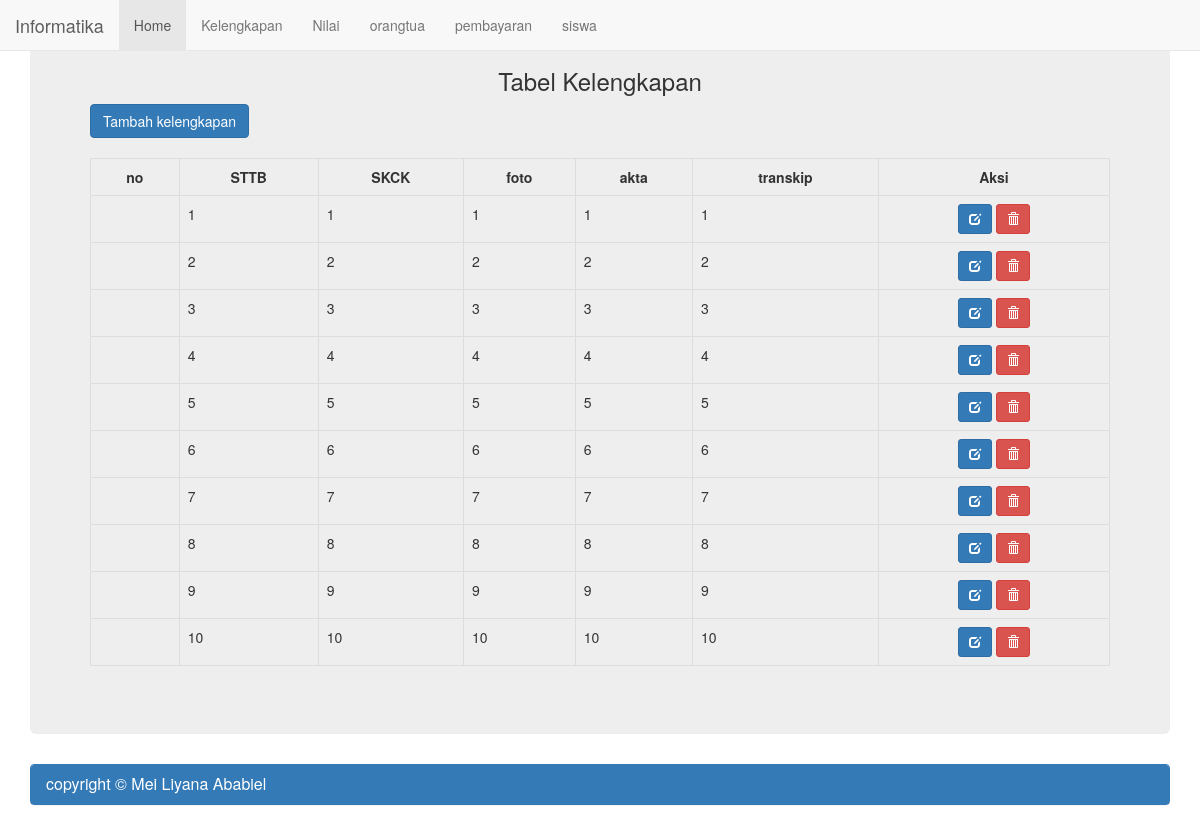
/?halaman=kelengkapan, run on the app's committed database.
### tables this page shows
CREATE TABLE `tabel_kelengkapan` (
  `no_kelengkapan` int(11) NOT NULL,
  `STTB` varchar(5) NOT NULL,
  `SKCK` varchar(5) NOT NULL,
  `foto` varchar(5) NOT NULL,
  `akta` varchar(5) NOT NULL,
  `transkip` varchar(5) NOT NULL,
  `no_siswa` int(11) NOT NULL
);

### kelengkapan.php (the view, shortened to what this page needs)
<?php
include("koneksi.php");
?>
<h3 align="center">Tabel Kelengkapan</h3>
<a href="?halaman=kelengkapan_tambah" class="btn btn-primary btn=-sm">Tambah kelengkapan</a><br /><br />
<div class="table-responsive">
<table class="table table-bordered table-hover">
	<tr>
		<th><center>no</center></th>
		<th><center>STTB</center></th>
		<th><center>SKCK</center></th>
		<th><center>foto</center></th>
		<th><center>akta</center></th>
		<th><center>transkip</center></th>
		<th><center>Aksi</center></th>
	</tr>
<?php
	$query=("SELECT * from tabel_kelengkapan");
	$lihat=mysqli_query($koneksi, $query) or die ('error, query filed.'.mysqli_error());
	while($r=mysqli_fetch_array($lihat)){
?>
	<tr>
		<td><?php echo"$r[no]";?></td>
		<td><?php echo"$r[STTB]";?></td>
		<td><?php echo"$r[SKCK]";?></td>
		<td><?php echo"$r[foto]";?></td>
		<td><?php echo"$r[akta]";?></td>
		<td><?php echo"$r[transkip]";?></td>
		<td align="center">
			<a href="?halaman=kelengkapan_edit&id=<?php echo"$r[STTB]";?>" title="Edit Data"
			class="btn btn-primary btn-sm"><span class="glyphicon  glyphicon-edit" aria-hidden="true"></span></a>
			<a href="?halaman=kelengkapan_delete&id=<?php  echo"$r[STTB]";?>"title="Hapus Data"
			class="btn btn-danger btn-sm"><span class="glyphicon glyphicon-trash"aria-hidde="true"></span></a>
		</tr>
		<?php
		} ?>
		</table>
		</div>

### index.php (shortened to what this page needs)
<!DOCTYPE html>
<html>
<head>
	<link rel="stylesheet" type="text/css" href="css/bootstrap.css">
</head>
<body>
	<nav class="navbar navbar-default navbar-fixed-top" role="navigation">
	<div clss="navbar-header">
	<a class="navbar-brand" href="#">Informatika</a>
</div>
<div>
<ul class="nav navbar-nav">
<li class="active"><a href="?halaman=default">Home</a></li>
<li><a href="?halaman=kelengkapan">Kelengkapan</a></li>
<li><a href="?halaman=nilai">Nilai</a></li>
<li><a href="?halaman=orangtua">orangtua</a></li>
<li><a href="?halaman=pembayaran">pembayaran</a></li>
<li><a href="?halaman=siswa">siswa</a></li>
</ul>
</div>
</nav>
	<div class="container">
<div>
	<div class="jumbotron">
	<?php
include("halaman.php");
?>
</div>
<div class="panel panel-primary">
	<div class="panel-heading">
	<h3 class="panel-title">copyright &copy; Mei Liyana Ababiel </h3>
	</div>
	</div>
	</div>
	</div>
</body>
</html>

### halaman.php (shortened to what this page needs)
<?php
$halaman=(isset($_GET['halaman'])) ?$_GET['halaman']:"default";
switch($halaman){
		case'kelengkapan':include"kelengkapan.php";break;
}
?>

### data on the page
tabel_kelengkapan: STTB "1", SKCK "1", foto "1", akta "1", transkip "1"
tabel_kelengkapan: STTB "2", SKCK "2", foto "2", akta "2", transkip "2"
tabel_kelengkapan: STTB "3", SKCK "3", foto "3", akta "3", transkip "3"
tabel_kelengkapan: STTB "4", SKCK "4", foto "4", akta "4", transkip "4"
tabel_kelengkapan: STTB "5", SKCK "5", foto "5", akta "5", transkip "5"
tabel_kelengkapan: STTB "6", SKCK "6", foto "6", akta "6", transkip "6"
tabel_kelengkapan: STTB "7", SKCK "7", foto "7", akta "7", transkip "7"
tabel_kelengkapan: STTB "8", SKCK "8", foto "8", akta "8", transkip "8"
tabel_kelengkapan: STTB "9", SKCK "9", foto "9", akta "9", transkip "9"
tabel_kelengkapan: STTB "10", SKCK "10", foto "10", akta "10", transkip "10"
